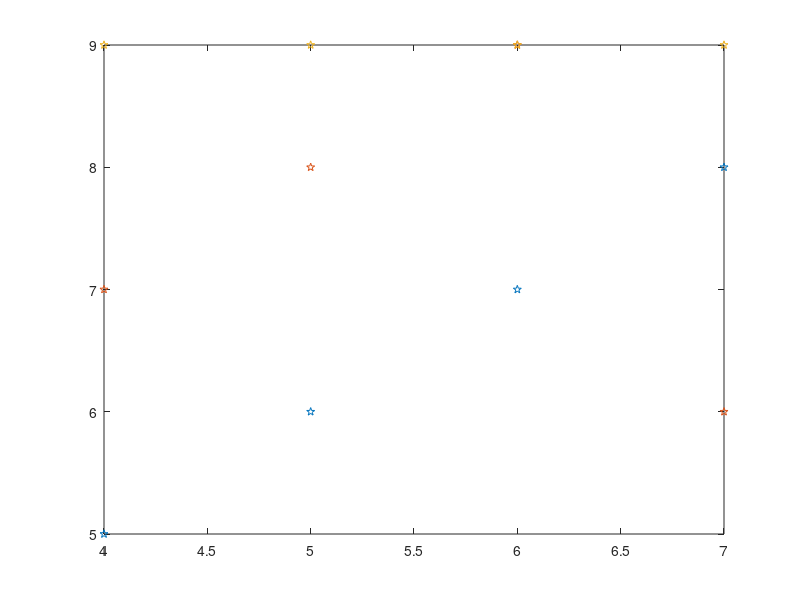

Reproduce this figure in MATLAB.
%%
x = [4 5 6 7]
y = [5 6 7 8; 7 8 9 6; 9 9 9 9]
z = x + y;
plot(x, y, 'p') %fghj

%%
%dfgh 
bo = y(2,2)

y(2, 2) = 33
